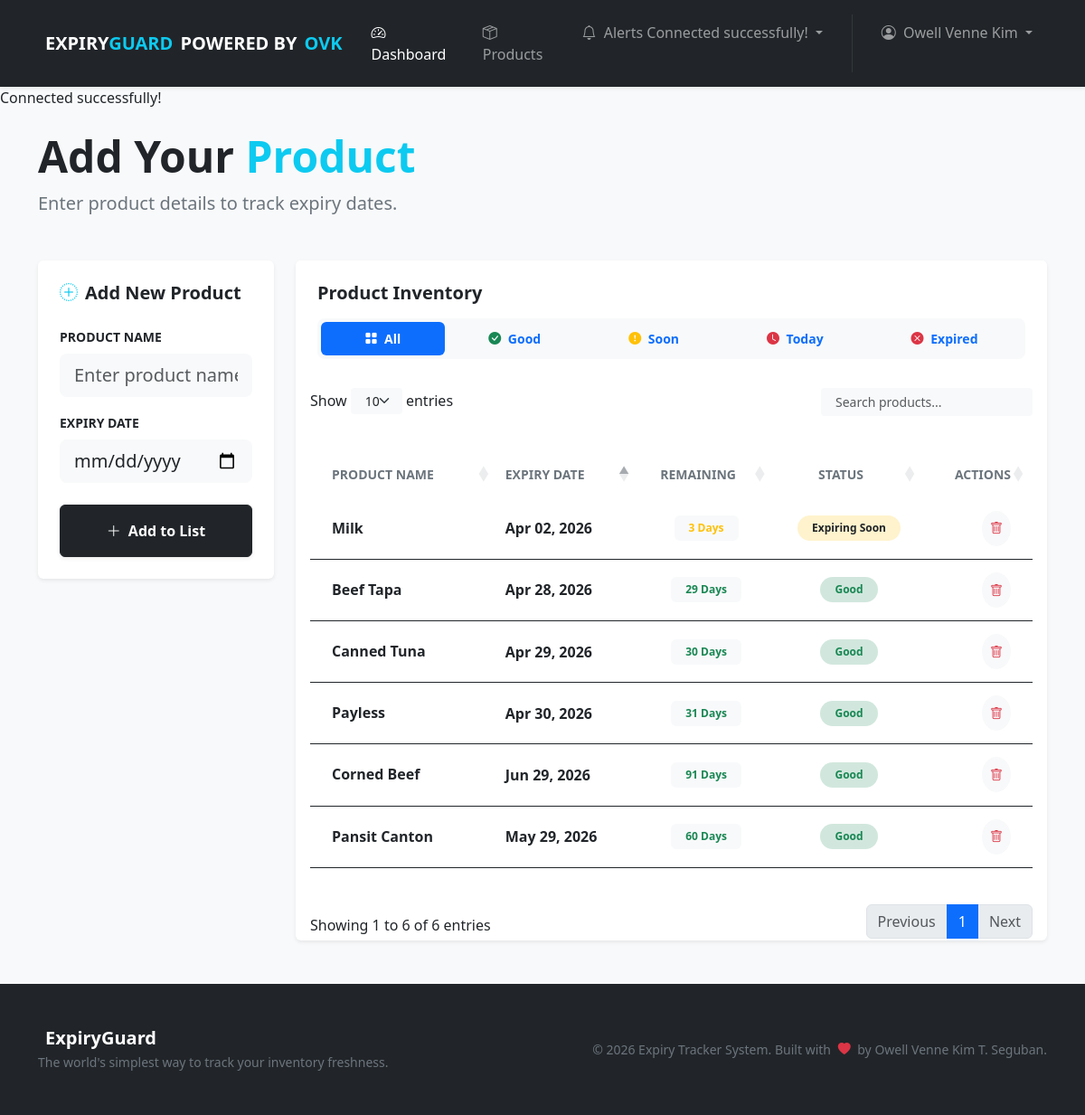
Page /product.php (signed in) on the committed database.
### tables this page shows
CREATE TABLE `products` (
  `product_id` int(11) NOT NULL,
  `user_id` varchar(50) DEFAULT NULL,
  `product_name` varchar(255) NOT NULL,
  `expiry_date` date NOT NULL,
  `created_at` timestamp NOT NULL DEFAULT current_timestamp()
);

### models/ProductModel.php (called while the page is built, shortened)
<?php
function getAllProducts() {
    global $conn;
    $user_id = $_SESSION['auth_user']['user_id'];
    $sql = "SELECT * FROM products WHERE user_id = '$user_id' ORDER BY expiry_date ASC";
    $sql_run = mysqli_query($conn, $sql);
    return $sql_run;
}
?>

### product.php (the view, shortened to what this page needs)
<?php
include 'includes/header.php'; ?>
<?php include 'config/dbconn.php'; ?>
<?php include 'models/ProductModel.php'; ?>
<?php
function calculateExpiry($expiry_date) {
    $today = new DateTime('today');
    $expiry = new DateTime($expiry_date);
    $interval = $today->diff($expiry);
    $days = (int)$interval->format("%r%a");
    if ($days < 0) {
        return ['status' => 'Expired', 'class' => 'bg-danger-subtle text-danger', 'days' => $days];
    } elseif ($days == 0) {
        return ['status' => 'Expires Today', 'class' => 'bg-danger-subtle text-danger fw-bold', 'days' => $days];
    } elseif ($days <= 7) {
        return ['status' => 'Expiring Soon', 'class' => 'bg-warning-subtle text-warning text-dark', 'days' => $days];
    } else {
        return ['status' => 'Good', 'class' => 'bg-success-subtle text-success', 'days' => $days];
    }
}
?>
<div class="container py-5">
    <div class="row g-4">
        <div class="row align-items-center mb-4">
            <div class="col-lg-6 col-7">
                <h1 class="display-5 fw-bold text-dark mb-2">Add Your <span class="text-info">Product</span></h1>
                <p class="lead text-secondary mb-0">Enter product details to track expiry dates.</p>
            </div>
        </div>
        <div class="col-md-3 d-none d-lg-block">
            <div class="card border-0 shadow-sm sticky-top" style="top: 100px;">
                <div class="card-body p-4">
                    <h5 class="fw-bold mb-4 text-dark">
                        <i class="bi bi-plus-circle-dotted me-2 text-info"></i>Add New Product
                    </h5>
                    <form action="controller/ProductController.php" method="POST">
                        <div class="mb-3">
                            <label class="form-label fw-semibold small text-uppercase">Product Name</label>
                            <input type="text" name="product_name" class="form-control form-control-lg bg-light border-0 shadow-none px-3" placeholder="Enter product name" required>
                        </div>
                        <div class="mb-4">
                            <label class="form-label fw-semibold small text-uppercase">Expiry Date</label>
                            <input type="date" name="expiry_date" class="form-control form-control-lg bg-light border-0 shadow-none px-3" required>
                        </div>
                        <button type="submit" name="add_product_btn" class="btn btn-dark w-100 py-3 fw-bold shadow-sm">
                            <i class="bi bi-plus-lg me-2"></i>Add to List
                        </button>
                    </form>
                </div>
            </div>
        </div>
        <div class="col-lg-9 col-12">
            <div class="card border-0 shadow-sm overflow-hidden">
                <div class="card-header bg-white border-0 py-4 px-4">
                    <div class="d-flex justify-content-between align-items-center mb-3">
                        <h5 class="fw-bold mb-0 text-dark">Product Inventory</h5>
                    </div>
                    <ul class="nav nav-pills nav-fill bg-light p-1 rounded-3 small mb-2" id="statusFilter">
                        <li class="nav-item">
                            <button class="nav-link active rounded-2 py-2 fw-semibold border-0" data-filter="">
                                <i class="bi bi-grid-fill me-1"></i> All
                            </button>
                        </li>
                        <li class="nav-item">
                            <button class="nav-link rounded-2 py-2 fw-semibold border-0" data-filter="Good">
                                <i class="bi bi-check-circle-fill me-1 text-success"></i> Good
                            </button>
                        </li>
                        <li class="nav-item">
                            <button class="nav-link rounded-2 py-2 fw-semibold border-0" data-filter="Expiring Soon">
                                <i class="bi bi-exclamation-circle-fill me-1 text-warning"></i> Soon
                            </button>
                        </li>
                        <li class="nav-item">
                            <button class="nav-link rounded-2 py-2 fw-semibold border-0" data-filter="Today">
                                <i class="bi bi-clock-fill me-1 text-danger"></i> Today
                            </button>
                        </li>
                        <li class="nav-item">
                            <button class="nav-link rounded-2 py-2 fw-semibold border-0" data-filter="Expired">
                                <i class="bi bi-x-circle-fill me-1 text-danger"></i> Expired
                            </button>
                        </li>
                    </ul>
                </div>
                <div class="table-responsive">
                    <table id="myTable" class="table table-hover align-middle mb-0 p-3">
                        <thead class="bg-light border-0">
                            <tr>
                                <th class="ps-4 border-0 py-3 text-secondary small text-uppercase">Product Name</th>
                                <th class="border-0 py-3 text-secondary small text-uppercase">Expiry Date</th>
                                <th class="border-0 py-3 text-secondary small text-uppercase text-center">Remaining</th>
                                <th class="border-0 py-3 text-secondary small text-uppercase text-center">Status</th>
                                <th class="border-0 py-3 text-secondary small text-uppercase text-end pe-4">Actions</th>
                            </tr>
                        </thead>
                        <tbody class="border-0">
                            <?php
                            $products = getAllProducts();
                            if (mysqli_num_rows($products) > 0) {
                                while ($row = mysqli_fetch_assoc($products)) {
                                    $expiryInfo = calculateExpiry($row['expiry_date']);
                                    ?>
                                    <tr class="border-0">
                                        <td class="ps-4 py-4">
                                            <h6 class="mb-0 fw-bold"><?= htmlspecialchars($row['product_name']) ?></h6>
                                        </td>
                                        <td><span class="fw-semibold"><?= date('M d, Y', strtotime($row['expiry_date'])) ?></span></td>
                                        <td class="text-center">
                                            <span class="badge bg-light <?= $expiryInfo['days'] < 0 ? 'text-danger' : ($expiryInfo['days'] <= 7 ? 'text-warning' : 'text-success') ?> fw-bold p-2 px-3">
                                                <?= $expiryInfo['days'] ?> Days
                                            </span>
                                        </td>
                                        <td class="text-center">
                                            <span class="badge rounded-pill <?= $expiryInfo['class'] ?> px-3 py-2">
                                                <?= $expiryInfo['status'] ?>
                                            </span>
                                        </td>
                                        <td class="text-end pe-4">
                                            <form action="controller/ProductController.php" method="POST" onsubmit="return confirm('Are you sure you want to delete this?')">
                                                <button type="submit" name="delete_product_btn" class="btn btn-light btn-sm rounded-circle p-2 text-danger">
                                                    <i class="bi bi-trash"></i>
                                                </button>
                                            </form>
                                        </td>
                                    </tr>
                                    <?php
                                }
                            }
                            ?>
                        </tbody>
                    </table>
                </div>
            </div>
        </div>
    </div>
</div>
<?php include 'includes/footer.php'; ?>

### includes/header.php (shortened to what this page needs)
<!DOCTYPE html>
<html lang="en">
<head>
    <link href="https://cdn.jsdelivr.net/npm/bootstrap@5.3.0/dist/css/bootstrap.min.css" rel="stylesheet">
    <link rel="stylesheet" href="https://cdn.jsdelivr.net/npm/bootstrap-icons@1.11.0/font/bootstrap-icons.css">
    <link rel="stylesheet" href="https://cdn.datatables.net/1.13.6/css/dataTables.bootstrap5.min.css">
</head>
<body class="bg-light d-flex flex-column min-vh-100">
<?php
include 'navbar.php';
?>

### includes/navbar.php (shortened to what this page needs)
<nav class="navbar navbar-expand-lg navbar-dark bg-dark sticky-top shadow-sm py-3">
    <div class="container">
        <a class="navbar-brand fw-bold d-flex align-items-center text-uppercase tracking-wider" href="index.php">
            <span>Expiry<span class="text-info me-2">Guard</span></span> Powered By
            <span class="text-info ms-2">OVK</span>
        </a>
        <div class="collapse navbar-collapse d-none d-lg-block" id="navbarNav">
            <ul class="navbar-nav ms-auto gap-2">
                <li class="nav-item">
                    <a class="nav-link active px-3 rounded-pill" href="index.php">
                        <i class="bi bi-speedometer2 me-1"></i> Dashboard
                    </a>
                </li>
                <li class="nav-item">
                    <a class="nav-link px-3" href="product.php">
                        <i class="bi bi-box-seam me-1"></i> Products
                    </a>
                </li>
                <li class="nav-item dropdown">
                    <a class="nav-link px-3 dropdown-toggle hide-arrow" href="#" id="notifDropdown" role="button" data-bs-toggle="dropdown" aria-expanded="false">
                        <i class="bi bi-bell me-1"></i> Alerts
                        <?php
                        if (isset($_SESSION['auth_user'])) {
                            include 'config/dbconn.php';
                        }
                        ?>
                    </a>
                </li>
                <?php if (isset($_SESSION['auth'])): ?>
                    <li class="nav-item dropdown">
                        <a class="nav-link dropdown-toggle px-3" href="#" role="button" data-bs-toggle="dropdown">
                            <i class="bi bi-person-circle me-1"></i> <?= $_SESSION['auth_user']['first_name'] ?>
                        </a>
                    </li>
                <?php endif; ?>
            </ul>
        </div>
    </div>
</nav>

### config/dbconn.php (shortened to what this page needs)
<?php
echo "Connected successfully!";
?>

### includes/footer.php (shortened to what this page needs)
    <footer class="bg-dark text-white py-5 mt-auto">
        <div class="container">
            <div class="row align-items-center">
                <div class="col-md-6 text-center text-md-start mb-3 mb-md-0">
                    <h5 class="fw-bold mb-1"><i class="bi bi-shield-check-fill text-info me-2"></i>ExpiryGuard</h5>
                    <p class="text-secondary small mb-0">The world's simplest way to track your inventory freshness.</p>
                </div>
                <div class="col-md-6 text-center text-md-end">
                    <p class="text-secondary small mb-0">&copy; <?php echo date('Y'); ?> Expiry Tracker System. Built with <i class="bi bi-heart-fill text-danger mx-1"></i> by Owell Venne Kim T. Seguban.</p>
                </div>
            </div>
        </div>
    </footer>
</body>
</html>

### includes/navbar.php (style rules this page uses)
body { padding-bottom: 70px !important; }
@media (min-width: 992px) { body { padding-bottom: 0 !important; } }

### rows in the picture
products: product_name "Milk", expiry_date "Apr 02, 2026", expiry_date "3", expiry_date "Expiring Soon"
products: product_name "Beef Tapa", expiry_date "Apr 28, 2026", expiry_date "29", expiry_date "Good"
products: product_name "Canned Tuna", expiry_date "Apr 29, 2026", expiry_date "30", expiry_date "Good"
products: product_name "Payless", expiry_date "Apr 30, 2026", expiry_date "31", expiry_date "Good"
products: product_name "Pansit Canton", expiry_date "May 29, 2026", expiry_date "60", expiry_date "Good"
products: product_name "Corned Beef", expiry_date "Jun 29, 2026", expiry_date "91", expiry_date "Good"

### other values in the picture
$_SESSION['auth_user']['first_name'] "Owell Venne Kim"
